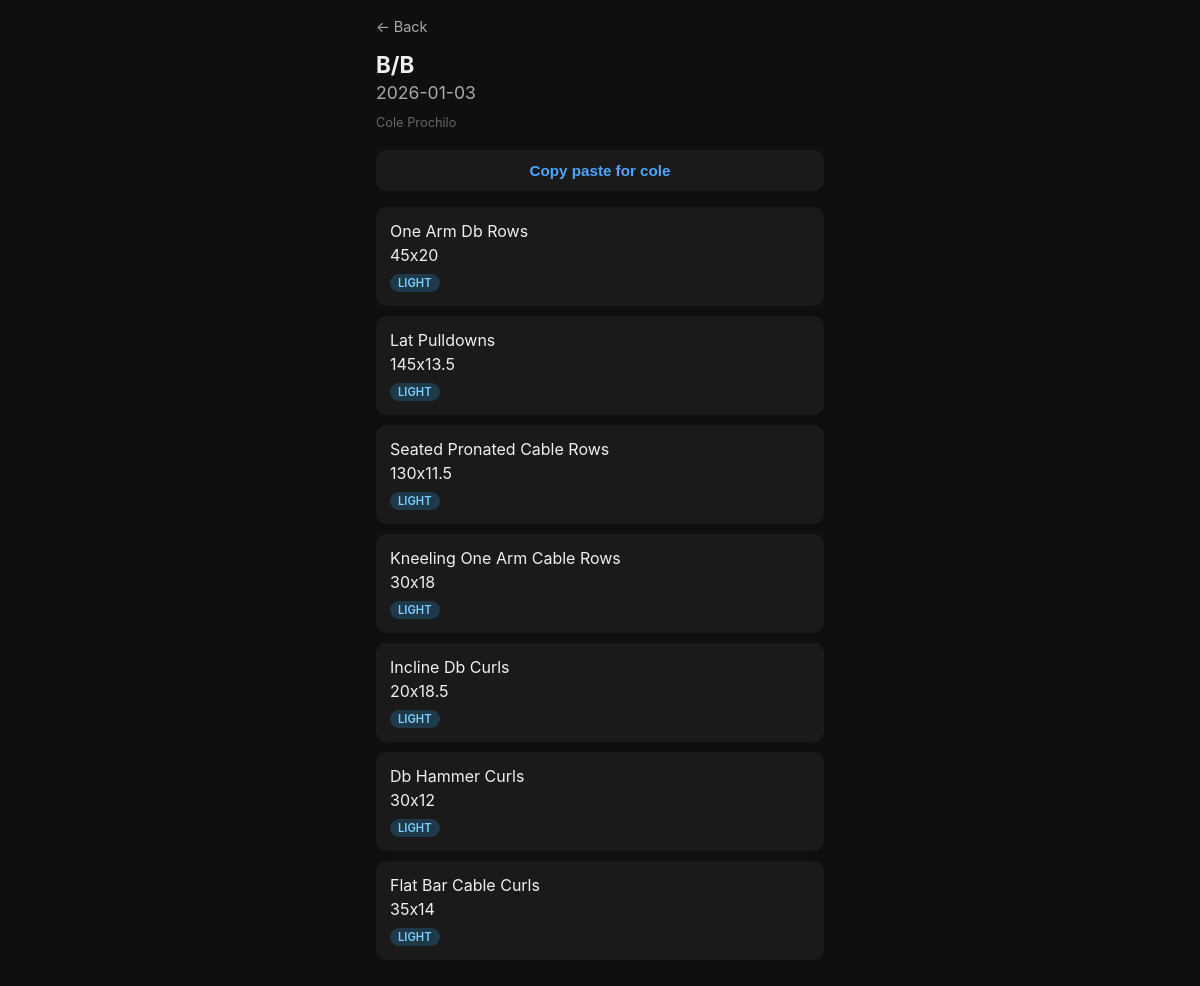
The page /user/1/session/1 on the database its author committed.
### tables this page shows
CREATE TABLE workout_sessions (
    workout_id    INTEGER PRIMARY KEY AUTOINCREMENT,
    user_id       INTEGER NOT NULL REFERENCES users(user_id),
    date          TEXT NOT NULL,
    split_day     TEXT REFERENCES split_days(name)
, ended INTEGER DEFAULT 0);

CREATE TABLE users (
    user_id       INTEGER PRIMARY KEY AUTOINCREMENT,
    username      TEXT NOT NULL UNIQUE,
    password_hash TEXT NOT NULL,
    date_created  TEXT NOT NULL
);

CREATE TABLE exercise_instances (
    instance_id    INTEGER PRIMARY KEY AUTOINCREMENT,
    workout_id     INTEGER NOT NULL REFERENCES workout_sessions(workout_id),
    exercise_id    INTEGER NOT NULL REFERENCES exercises(exercise_id),
    entered_name   TEXT NOT NULL,
    intensity      TEXT,
    workout_index  INTEGER,
    notes          TEXT
);

CREATE TABLE "exercises" (
    exercise_id   INTEGER PRIMARY KEY AUTOINCREMENT,
    primary_name  TEXT NOT NULL,
    muscle_group  TEXT,
    user_id       INTEGER REFERENCES users(user_id)
);

### web_app.py (the view)
@app.route("/user/<int:user_id>/session/<int:workout_id>")
def session_detail(user_id, workout_id):
    with get_conn() as conn:
        user = conn.execute("SELECT username FROM users WHERE user_id = ?", (user_id,)).fetchone()
        session = conn.execute(
            "SELECT workout_id, date, split_day FROM workout_sessions WHERE workout_id = ? AND user_id = ?",
            (workout_id, user_id)
        ).fetchone()
        if not user or not session:
            return redirect(url_for("user_home", user_id=user_id))
        instances = conn.execute("""
            SELECT ei.workout_index, e.primary_name, ei.intensity, ei.notes, ei.instance_id
            FROM exercise_instances ei
            JOIN exercises e ON ei.exercise_id = e.exercise_id
            WHERE ei.workout_id = ?
            ORDER BY ei.workout_index
        """, (workout_id,)).fetchall()
        instance_sets = {}
        for inst in instances:
            sets = conn.execute(
                "SELECT weight, reps, rest_time, notes FROM exercise_sets WHERE instance_id = ? ORDER BY set_number",
                (inst[4],)
            ).fetchall()
            def fmt(v):
                return int(v) if v == int(v) else v
            instance_sets[inst[4]] = {
                "sets_str": ", ".join(f"{fmt(s[0])}x{fmt(s[1])}" for s in sets),
                "rest_str": ", ".join(str(fmt(s[2])) for s in sets[:-1] if s[2] is not None) or None,
                "weights": ", ".join("bw" if s[0] == 0 else str(fmt(s[0])) for s in sets),
                "reps": ", ".join(str(fmt(s[1])) for s in sets),
                "rest_export": ", ".join(str(fmt(s[2])) for s in sets[:-1] if s[2] is not None) or "",
                "set_notes": [s[3] for s in sets],
            }
    return render_template("session_detail.html", user_id=user_id, username=user[0],
                           session=session, instances=instances, instance_sets=instance_sets)

### db.py (called while the page is built)
def get_conn():
    conn = sqlite3.connect(DB_PATH)
    conn.execute("PRAGMA foreign_keys = ON")
    return conn

### templates/session_detail.html (shortened to what this page needs)
{% extends "base.html" %}
{% block content %}
<a class="back-link" href="{{ url_for('user_home', user_id=user_id) }}">← Back</a>
<h1>{{ session[2] }}</h1>
<h2>{{ session[1] }}</h2>
<div class="username-tag">{{ username.title() }}</div>
{% if instances %}
<button onclick="copyForCole()" style="width:100%; background:#1a1a1a; color:#4da6ff; border:none; padding:12px; border-radius:10px; font-size:0.95rem; font-weight:600; cursor:pointer; margin-bottom:16px;">Copy paste for cole</button>
{% endif %}
{% if not instances %}
  <p style="color:#666;">No instances logged.</p>
{% else %}
  {% for inst in instances %}
  {% set s = instance_sets[inst[4]] %}
  <div class="card">
    <div style="font-size:1rem; margin-bottom:4px;">{{ inst[1].title() }}</div>
    <div class="set-row">{{ s.sets_str }}</div>
    <div style="margin-top:6px;">
      <span class="badge {{ inst[2] }}">{{ inst[2] }}</span>
    </div>
  </div>
  {% endfor %}
{% endif %}
{% endblock %}

### templates/base.html (style rules this page uses)
* { box-sizing: border-box; margin: 0; padding: 0; }
body { font-family: -apple-system, BlinkMacSystemFont, sans-serif; background: #0f0f0f; color: #f0f0f0; padding: 16px; max-width: 480px; margin: 0 auto; }
h1 { font-size: 1.4rem; margin-bottom: 4px; }
h2 { font-size: 1.1rem; margin-bottom: 12px; color: #aaa; font-weight: 400; }
a { color: #4da6ff; text-decoration: none; }
.card { background: #1a1a1a; border-radius: 10px; padding: 14px; margin-bottom: 10px; }
.badge { display: inline-block; font-size: 0.7rem; padding: 2px 8px; border-radius: 20px; font-weight: 600; text-transform: uppercase; }
.light { background: #1e3a4a; color: #7ecfff; }
.back-link { display: inline-block; margin-bottom: 16px; font-size: 0.9rem; color: #aaa; }
.set-row { font-size: 1rem; margin-bottom: 6px; }
.username-tag { font-size: 0.8rem; color: #666; margin-bottom: 20px; }

### rows shown on the page
workout_sessions: split_day "B/B", date "2026-01-03"
users: title "Cole Prochilo"
exercise_instances: primary_name "One Arm Db Rows", sets_str "45x20", intensity "LIGHT"
exercise_instances: primary_name "Lat Pulldowns", sets_str "145x13.5", intensity "LIGHT"
exercise_instances: primary_name "Seated Pronated Cable Rows", sets_str "130x11.5", intensity "LIGHT"
exercise_instances: primary_name "Kneeling One Arm Cable Rows", sets_str "30x18", intensity "LIGHT"
exercise_instances: primary_name "Incline Db Curls", sets_str "20x18.5", intensity "LIGHT"
exercise_instances: primary_name "Db Hammer Curls", sets_str "30x12", intensity "LIGHT"
exercise_instances: primary_name "Flat Bar Cable Curls", sets_str "35x14", intensity "LIGHT"
